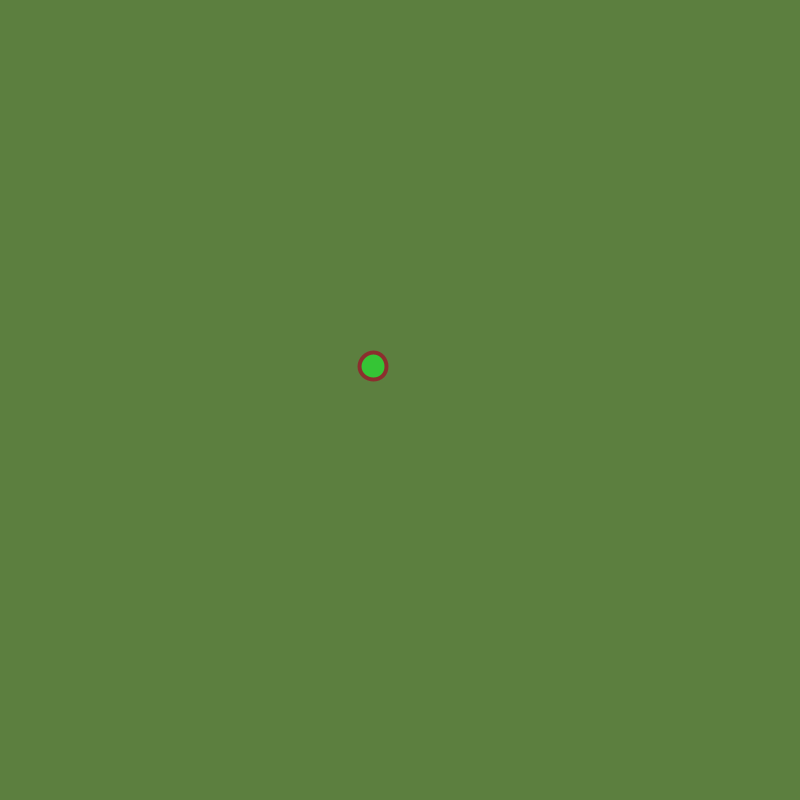
Frame 1 (no input)
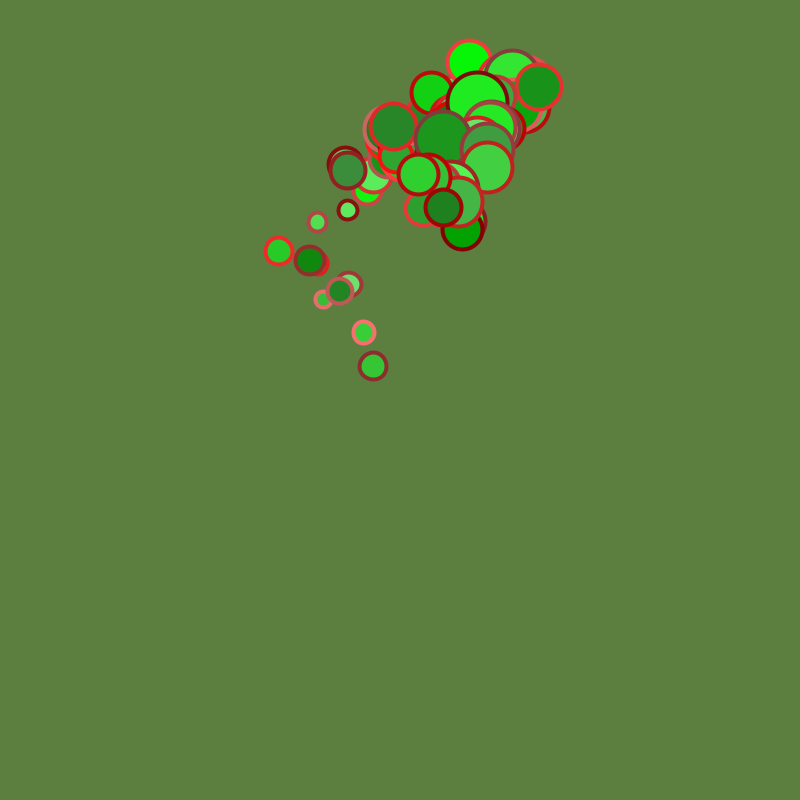
Frame 60 (the mouse pressed at the canvas centre just before this capture)
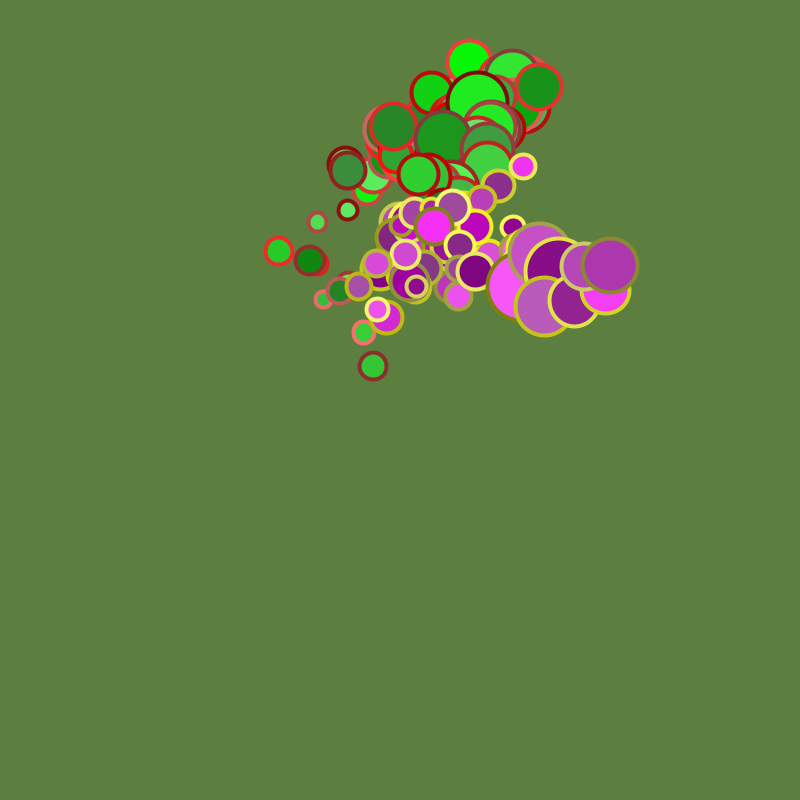
Frame 120 (the mouse held since frame 60 and released just before this capture)

The Processing sketch that drew these frames (run headless with seeded random() and noise(); from frame 60 on, the mouse is pressed at the canvas centre):

// Processing sketch: randomColorTool_Triad_03
// ── randomColorTool_Triad_03.pde
// random dot pattern with fixed color composition
// AW, March 2015

color c0, c1,c2; // Farben für background, fill und stroke
float x; float y; // Koordinaten
float r=30; // Radius

int baseColorHue=int(random(360));
int baseSaturation=50;
int baseBrightness=50;
int randomRange =50;

void defineColors() {
  c0 = color(baseColorHue,           baseSaturation,baseBrightness);
  c1 = color((baseColorHue+120)%360, baseSaturation+random(randomRange), baseBrightness+random(randomRange));
  c2 = color (baseColorHue-120,      baseSaturation+random(randomRange), baseBrightness+random(randomRange));
}

void setup() {
  colorMode(HSB, 360, 100, 100);
  newColors();
 
  size(800,800);
  strokeWeight(4);
  x=width/2; y=width/2;
  frameRate(15);
}

void mousePressed() {
 newColors(); 
}

void draw() {
  baseColorHue=360*mouseX/width;
  defineColors();
  // Position und Grösse zufällig wandern lassen:
  x=(x+random(-45,45)+width)%width; y=(y+random(-35,35)+height)%height;
  r=max(10,abs(r+random(-10,10)));
  
  // Farbringe zeichnen
  fill(c1);
  stroke(c2);
  ellipse(x,y,r,r );  
}
  
void newColors() {
   baseColorHue=int(random(360));
   defineColors();
   background(c0);
}
